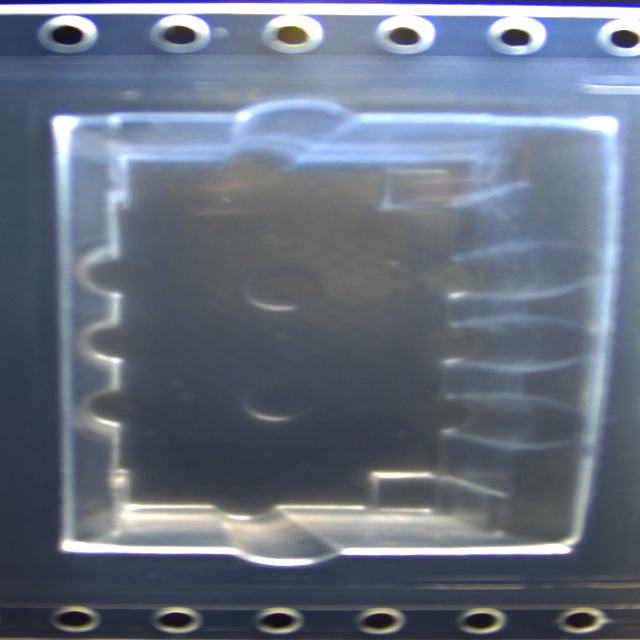
#> input picture lineDetectionTest/2024-04-29 12:02:00.094034_affined.png, 640 x 640 px
$ python abc.py
#> lines starting #> are read from the running program, lines starting #| are printed output that depends on the picture
import cv2
import numpy as np
import matplotlib.pyplot as plt


image_path = 'lineDetectionTest/2024-04-29 12:02:00.094034_affined.png'


image = cv2.imread(image_path)
#> image is the input picture: shape (640, 640, 3); mean B, G, R 128.5, 113.1, 103.3


# Convert the image to grayscale
gray = cv2.cvtColor(image, cv2.COLOR_BGR2GRAY)
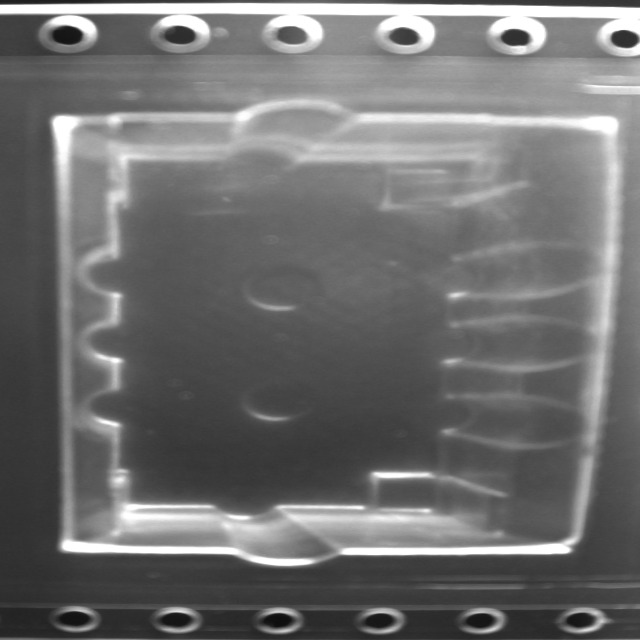
#> gray: shape (640, 640); min 14, max 255, mean 111.9
# gray = cv2.GaussianBlur(gray, (5, 5), 0.5)
gray = 255-gray
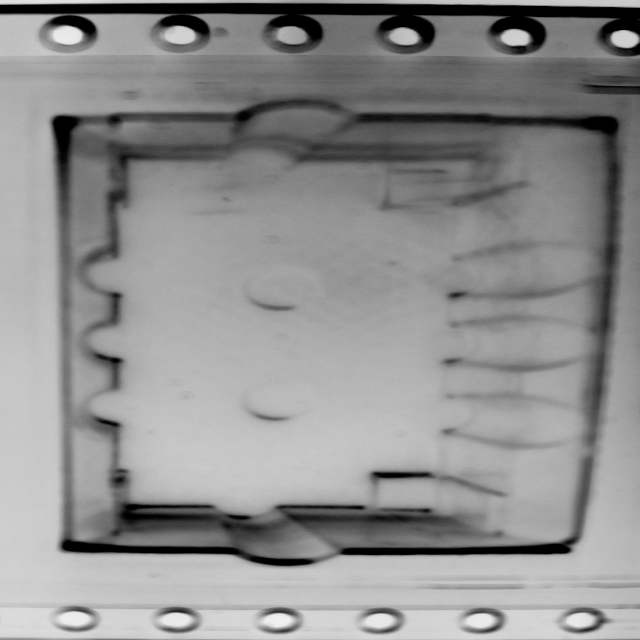
#> gray: shape (640, 640); min 0, max 241, mean 143.1
# Apply Canny edge detection
edges = cv2.Canny(gray, threshold1=70, threshold2=80)
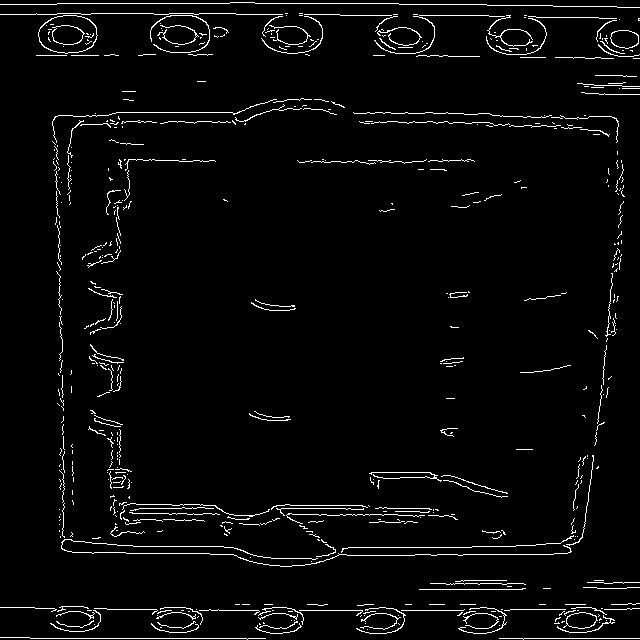
#> edges: shape (640, 640); 3.4% white in thin lines or dots

cv2.imshow('Detected Edges', edges)


# cv2.imshow('Detected Edges', edges)

# Đợi phím bấm
cv2.waitKey(0)

# Đóng tất cả các cửa sổ hiển thị
cv2.destroyAllWindows() # type: ignore

# Hieu Hieu

$ run again, with lineDetectionTest/2024-04-29 11:10:32.929770_affined.png copied over lineDetectionTest/2024-04-29 12:02:00.094034_affined.png
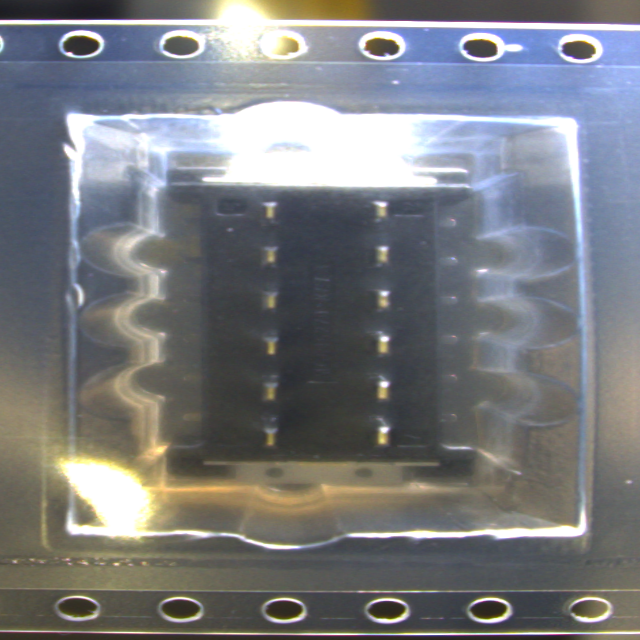
#> input picture lineDetectionTest/2024-04-29 11:10:32.929770_affined.png, 640 x 640 px
#> image is the input picture: shape (640, 640, 3); mean B, G, R 127.2, 123.9, 122
#> `gray = 255-gray`:
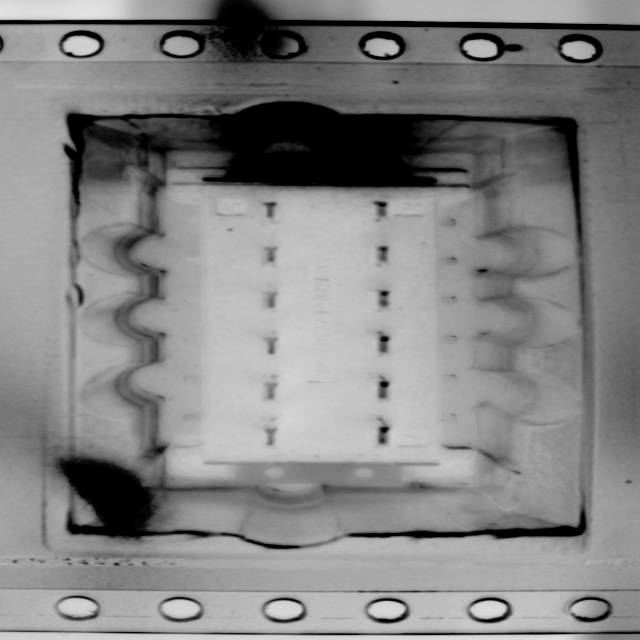
#> gray: shape (640, 640); min 0, max 227, mean 131.3
#> `edges = cv2.Canny(gray, threshold1=70, threshold2=80)`:
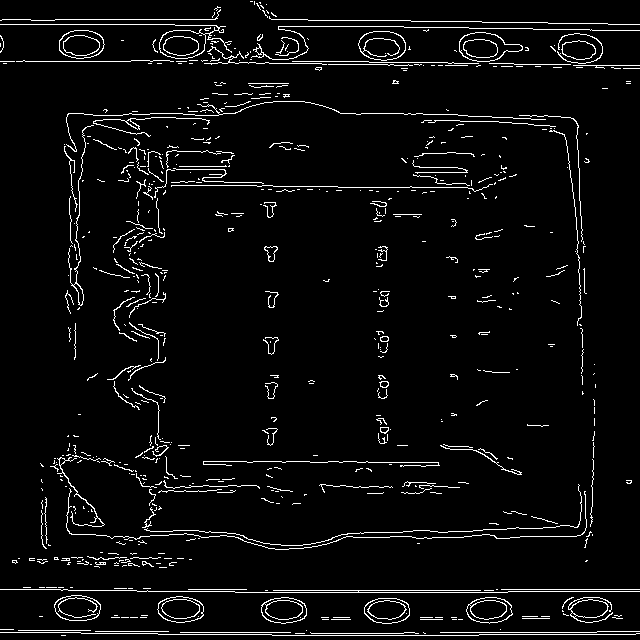
#> edges: shape (640, 640); 4.5% white in thin lines or dots
